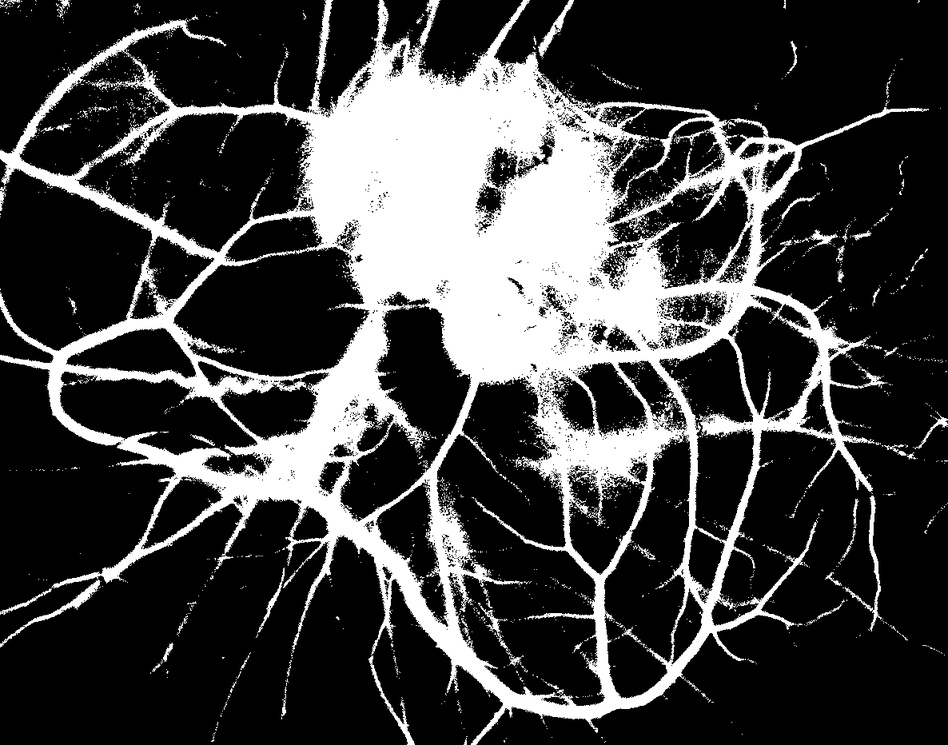
#> input picture skeletonization/het-cam-test-cropped-RGB-invert.jpg, 948 x 745 px, shrunk from 1186 x 932 before the run
$ python skeleton.py
#> lines starting #> are read from the running program, lines starting #| are printed output that depends on the picture; after the words box and inside, x2 and y2 are one past the last pixel; in counts of white or black regions, pixels touching at a corner belong together
import cv2
import numpy as np

# alternatively, use thinning()
# https://docs.opencv.org/4.4.0/df/d2d/group__ximgproc.html#ga37002c6ca80c978edb6ead5d6b39740c
# dst = cv.ximgproc.thinning(src[,dst[,thinningType]])

img = cv2.imread('het-cam-test-cropped-RGB-invert.jpg',0)
#> img is the input picture: shape (745, 948); min 0, max 255, mean 64.3
original = cv2.imread('het-cam-test-cropped-RGB-invert.jpg',0)

size = np.size(img)
#> size = 706260
skel = np.zeros(img.shape,np.uint8)

ret,img = cv2.threshold(img,127,255,0)
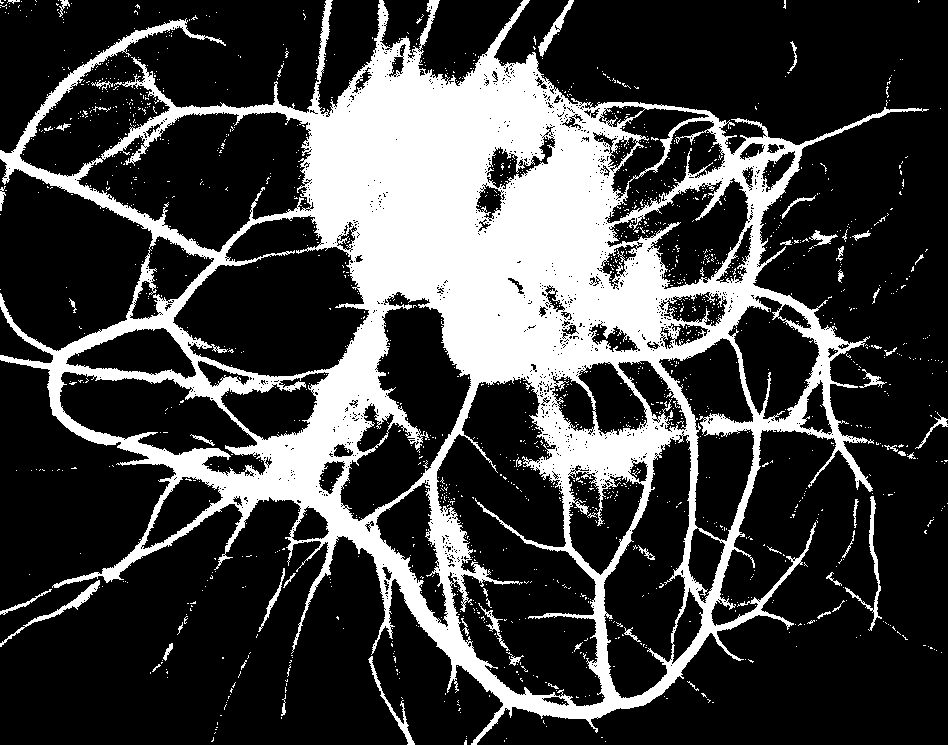
#> img: shape (745, 948); 25.1% white; 1622 white regions (1565 under 20 px), largest, box (x1, y1, x2, y2) and area: (0, 0, 929, 745) 168925, (845, 496, 882, 631) 593, (0, 580, 100, 647) 561
element = cv2.getStructuringElement(cv2.MORPH_CROSS,(3,3))
done = False

while( not done):
    eroded = cv2.erode(img,element)
    temp = cv2.dilate(eroded,element)
    temp = cv2.subtract(img,temp)
    skel = cv2.bitwise_or(skel,temp)
    img = eroded.copy()

    zeros = size - cv2.countNonZero(img)
    if zeros==size:
        done = True
#> this loop made 62 passes
#> zeros on passes 1 to 12: 567608, 591660, 609160, 622262, 632104, 639686, 645620, 650345, 654378, 657959, 661122, 663940
#> pass 1, `eroded = cv2.erode(img,element)`:
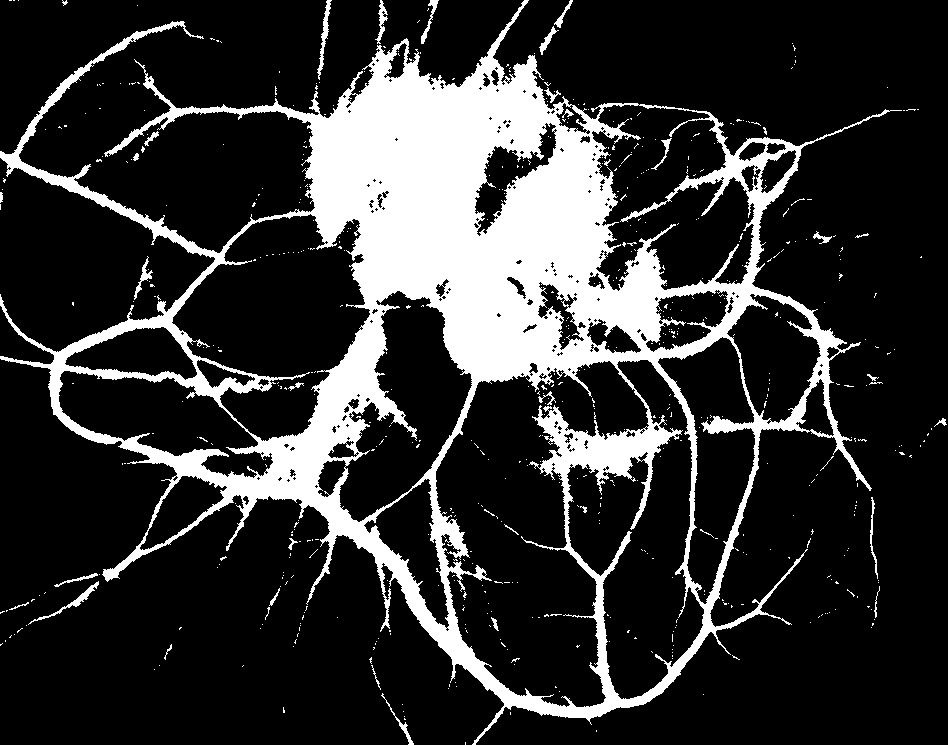
#> eroded: shape (745, 948); 19.6% white; 605 white regions (572 under 20 px), largest, box (x1, y1, x2, y2) and area: (0, 0, 902, 745) 133947, (317, 0, 332, 80) 318, (28, 581, 99, 625) 295
#> pass 1, `temp = cv2.dilate(eroded,element)`:
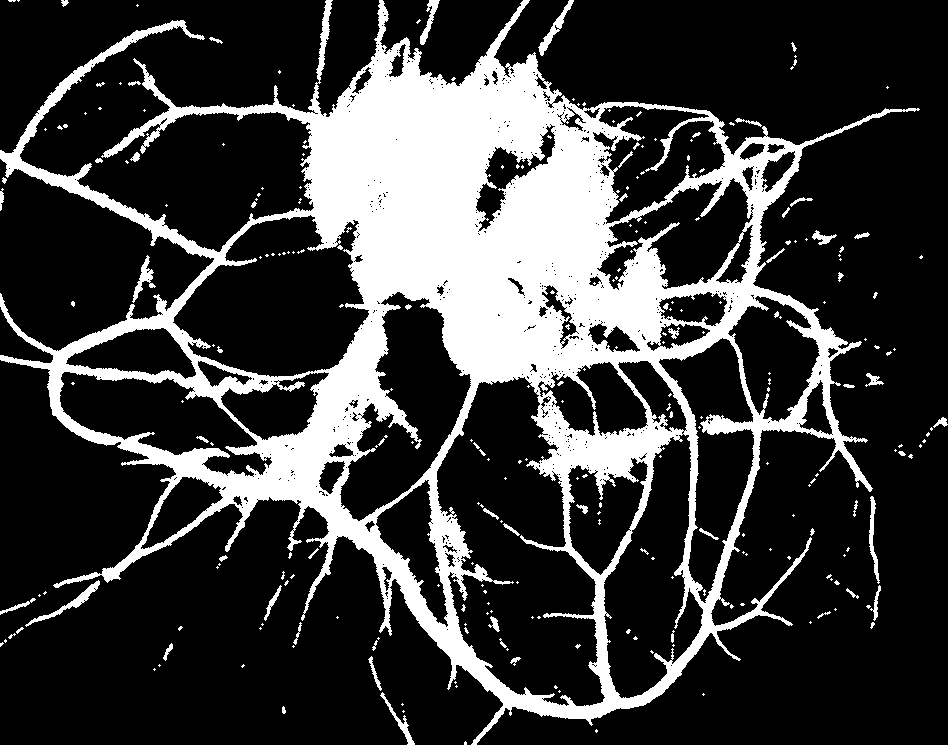
#> temp: shape (745, 948); 23.3% white; 271 white regions (206 under 20 px), largest, box (x1, y1, x2, y2) and area: (0, 0, 920, 745) 158240, (25, 580, 100, 627) 461, (538, 0, 574, 56) 396
#> pass 1, `temp = cv2.subtract(img,temp)`:
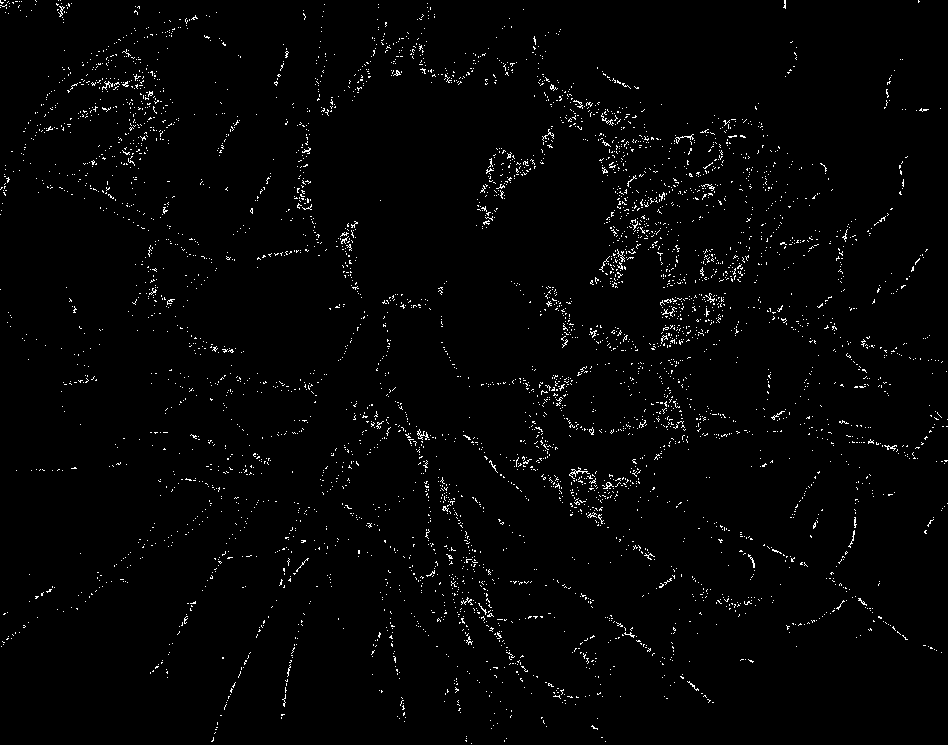
#> temp: shape (745, 948); 1.8% white in thin lines or dots
#> pass 2, `eroded = cv2.erode(img,element)`:
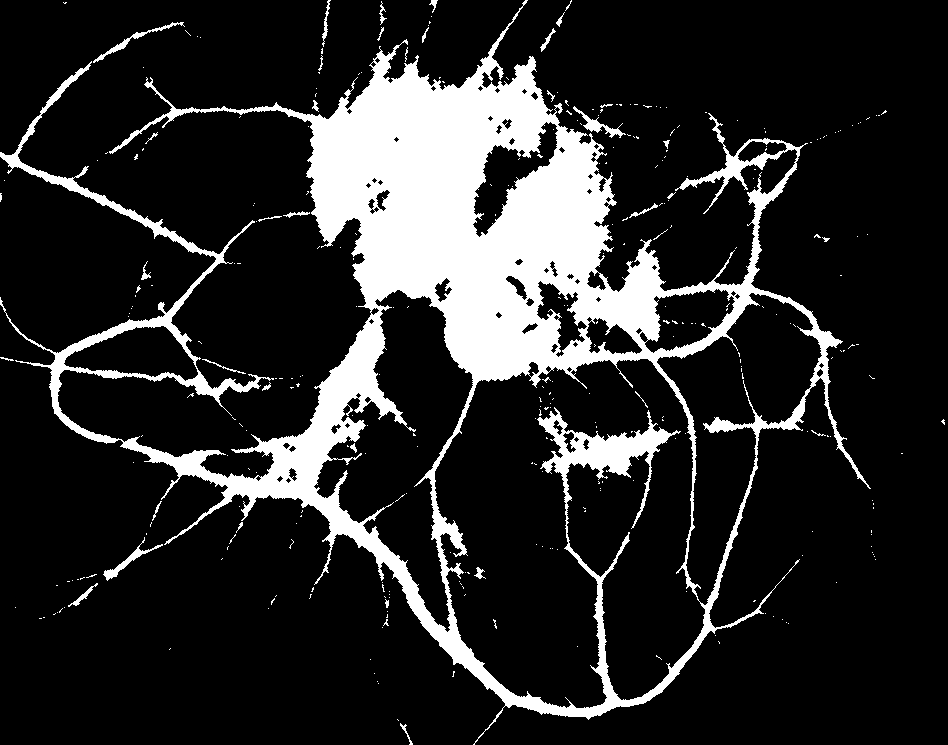
#> eroded: shape (745, 948); 16.2% white; 330 white regions (294 under 20 px), largest, box (x1, y1, x2, y2) and area: (0, 0, 871, 745) 111136, (103, 537, 163, 581) 371, (573, 106, 626, 138) 354
#> after the loop: eroded: shape (745, 948); every value is 0
#> after the loop:
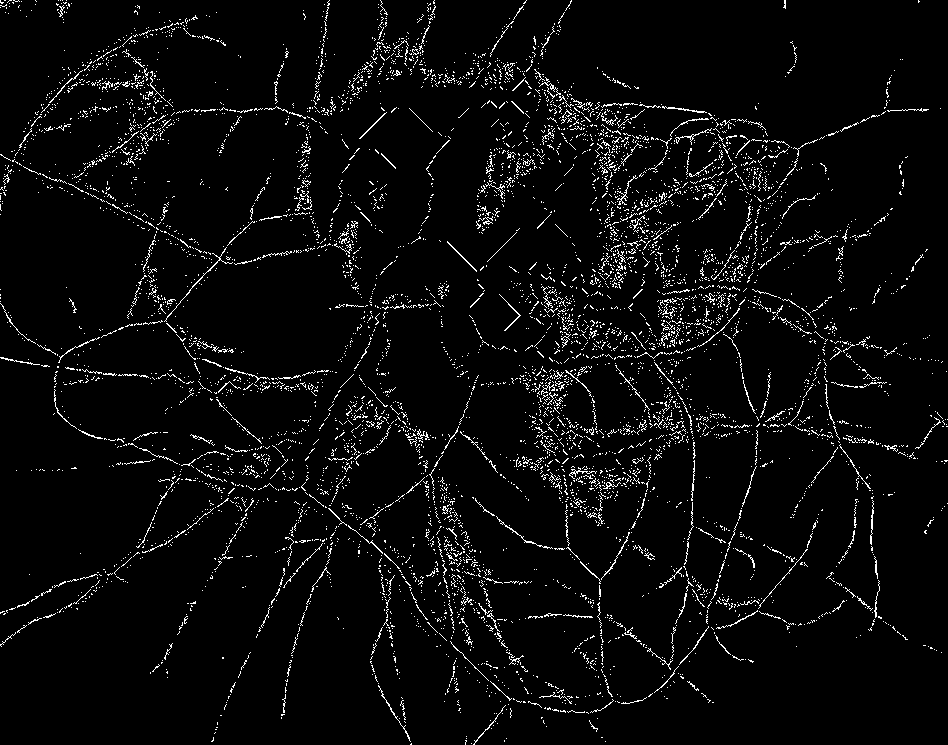
#> skel: shape (745, 948); 4.2% white in thin lines or dots

winname2 = "Original"
cv2.namedWindow(winname2)        # Create a named window
cv2.moveWindow("Original", 40,50)  # Move it to (40,30)
cv2.imshow(winname2, original)

winname = "skeleton"
cv2.namedWindow(winname)        # Create a named window
cv2.moveWindow("skeleton", 40,200)  # Move it to (40,30)
cv2.imshow(winname, skel)

#cv2.imshow("skel",skel)
# cv2.imshow("original",original)

cv2.waitKey(0)
cv2.destroyAllWindows()
